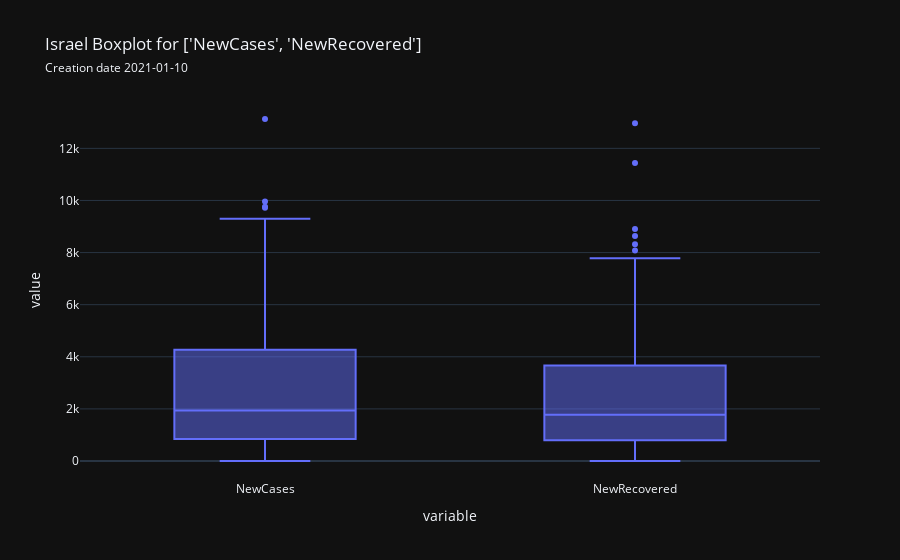

Notebook code cell kept with this figure:
### Code cell
measures = ['NewCases','NewRecovered']
country.boxplot(measures, save=True)

### Figure 1 — Plotly figure (JSON) as saved in the notebook; plotly's stock layout.template omitted (floating-point values rounded to 4 significant figures; data arrays with more than 128 entries replaced by an {"elided": "..."} marker saying what was removed)
{"data": [{"alignmentgroup": "True", "hovertemplate": "variable=%{x}<br>value=%{y}<extra></extra>", "legendgroup": "", "marker": {"color": "#636efa"}, "name": "", "notched": false, "offsetgroup": "", "orientation": "v", "quartilemethod": "exclusive", "showlegend": false, "type": "box", "x": {"elided": "292 str values"}, "x0": " ", "xaxis": "x", "y": {"elided": "292 float values"}, "y0": " ", "yaxis": "y"}], "layout": {"boxmode": "group", "legend": {"tracegroupgap": 0}, "title": {"text": "Israel Boxplot for ['NewCases', 'NewRecovered']<br><span style='font-size: 12px;'>Creation date 2021-01-10</span>"}, "xaxis": {"anchor": "y", "domain": [0.0, 1.0], "title": {"text": "variable"}}, "yaxis": {"anchor": "x", "domain": [0.0, 1.0], "title": {"text": "value"}}}}
